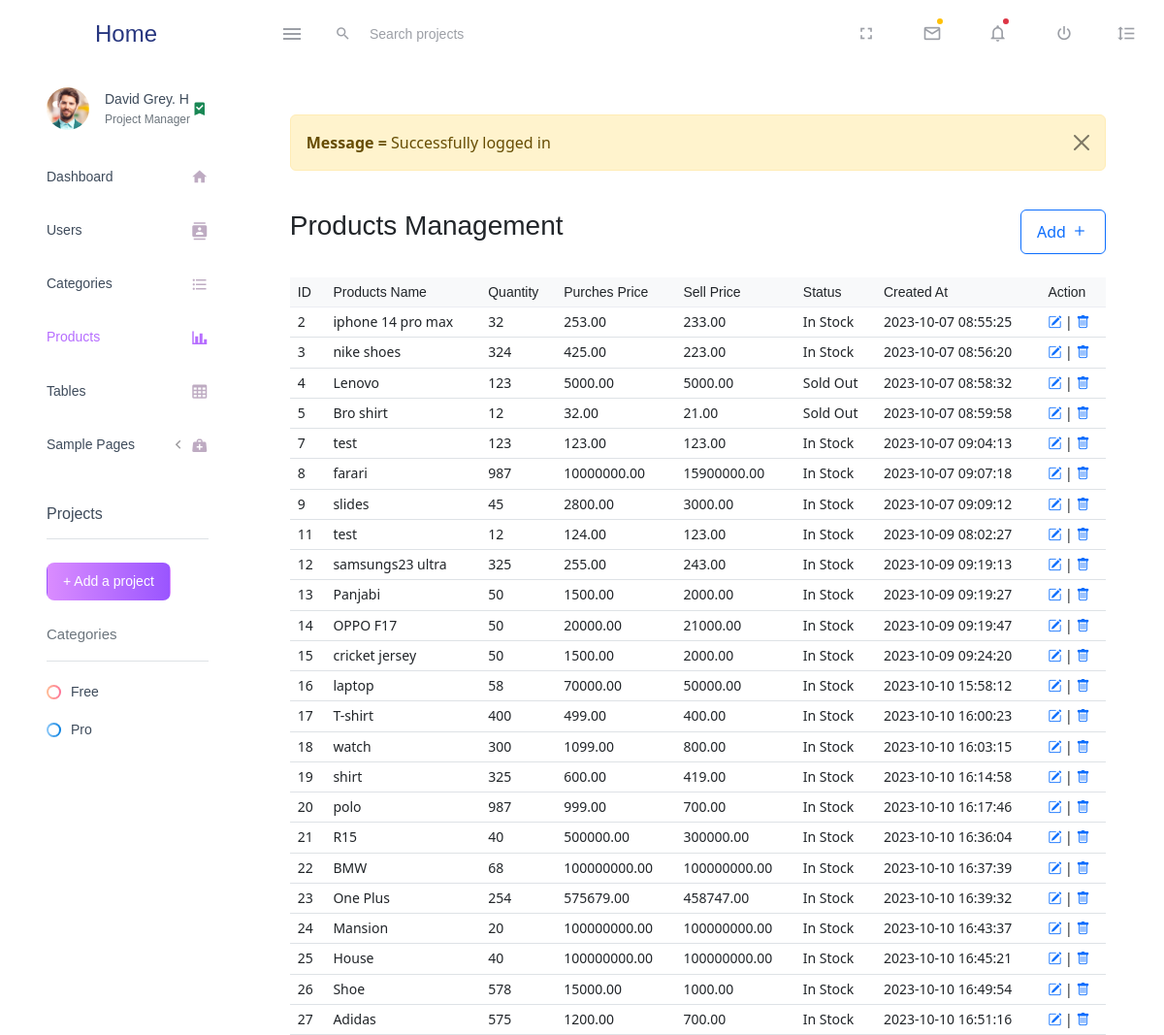
The app's page /dashboard/Products/products.php (signed in) with its own data.
### tables this page shows
CREATE TABLE `products` (
  `id` int(11) NOT NULL,
  `sku` varchar(60) DEFAULT NULL,
  `name` varchar(512) NOT NULL,
  `details` text NOT NULL,
  `shortdesc` varchar(256) NOT NULL,
  `category_id` int(11) NOT NULL,
  `quantity` int(11) NOT NULL DEFAULT 0,
  `pprice` float(10,2) NOT NULL,
  `sprice` float(10,2) NOT NULL,
  `tags` varchar(60) NOT NULL,
  `vat` float(4,2) NOT NULL DEFAULT 5.00,
  `status` set('0','1') NOT NULL DEFAULT '1',
  `op1` varchar(30) DEFAULT NULL,
  `op2` varchar(30) DEFAULT NULL,
  `created` timestamp NOT NULL DEFAULT current_timestamp(),
  `updated` timestamp NULL DEFAULT NULL ON UPDATE current_timestamp()
);

### src/Url.php (called while the page is built, shortened)
<?php
class Url
{
    public static function link($path)
    {
        return rtrim(Url::BASE_URL, '/') . '/' . $path;
    }
}

### dashboard/Products/products.php (the view, shortened to what this page needs)
<?php
$conn = DB::connect();
$query = "select * from products where 1";
$result = $conn->query($query);
?>
<?php $title = "All Products";
include "head.php" ?>
<div class="container-scroller">
    <?php $img = "../../assets/images/face4.jpg";
    include "../inc/Header.php" ?>
    <div class="container-fluid page-body-wrapper">
        <?php $img = "../../assets/images/face1.jpg";
        include "../inc/sidebar.php" ?>
        <main class="main-panel mt-5 mx-5">
            <?php include "../../shared/message.php"; ?>
            <div class="d-flex justify-content-between my-4">
                <h3>Products Management</h3>
                <a class="btn btn-outline-primary px-3 pb-2" href="productAdd.php"> Add <i class="bi bi-plus fs-5"></i></a>
            </div>
            <table class="table align-middle mb-0 bg-white">
                <thead class="bg-light">
                    <tr>
                        <th>ID</th>
                        <th>Products Name</th>
                        <th>Quantity</th>
                        <th>Purches Price</th>
                        <th>Sell Price</th>
                        <th>Status</th>
                        <th>Created At</th>
                        <th>Action</th>
                    </tr>
                </thead>
                <tbody>
                    <?php
                    if ($result->num_rows) {
                        while ($row = $result->fetch_assoc()) {
                            echo "<tr>
                        <td>{$row['id']}</td>
                        <td>{$row['name']}</td>
                        <td>{$row['quantity']}</td>
                        <td>{$row['sprice']}</td>
                        <td>{$row['pprice']}</td>
                        <td>" . ($row['status'] == 1 ? 'In Stock' : 'Sold Out') . "</td>
                        <td>{$row['created']}</td>
                        <td>
                        <a href='productEdit.php?id={$row['id']}' title='edit'><i class='bi bi-pencil-square'></i></a> |
                        <a onclick=\"return confirm('Are you sure?')\" href='productDelete.php?id={$row['id']}' title='delete'><i class='bi bi-trash'></i></a>
                        </td>
                        </tr>";
                        }
                    }
                    ?>
                </tbody>
            </table>
        </main>
    </div>
</div>
<?php include "footer.php" ?>

### dashboard/Products/head.php (shortened to what this page needs)
<!DOCTYPE html>
<html lang="en">
<head>
    <link rel="stylesheet" href="../../assets/css/bootstrap.css" />
    <link rel="stylesheet" href="https://cdn.jsdelivr.net/npm/bootstrap@5.2.3/dist/css/bootstrap.min.css" />
    <link rel="stylesheet" href="https://cdn.jsdelivr.net/npm/bootstrap-icons@1.3.0/font/bootstrap-icons.css">
    <link rel="stylesheet" href="../../assets/vendors/mdi/css/materialdesignicons.min.css" />
    <link rel="stylesheet" href="../../assets/css/mystyle.css" />
    <link href="https://cdnjs.cloudflare.com/ajax/libs/lightbox2/2.11.1/css/lightbox.min.css" rel="stylesheet">
</head>
<body>

### dashboard/inc/Header.php (shortened to what this page needs)
<?php
require_once(__DIR__ . '/../../src/Url.php');
?>
<nav class="navbar default-layout-navbar col-lg-12 col-12 p-0 fixed-top d-flex flex-row">
    <div class="text-center navbar-brand-wrapper d-flex align-items-center justify-content-center">
        <a class="navbar-brand brand-logo" href="<?= Url::link('') ?>">Home</a>
    </div>
    <div class="navbar-menu-wrapper d-flex align-items-stretch">
        <button class="navbar-toggler navbar-toggler align-self-center" type="button" data-toggle="minimize">
            <span class="mdi mdi-menu"></span>
        </button>
        <div class="search-field d-none d-md-block">
            <form class="d-flex align-items-center h-100" action="#">
                <div class="input-group">
                    <div class="input-group-prepend bg-transparent">
                        <i class="input-group-text border-0 mdi mdi-magnify"></i>
                    </div>
                    <input type="text" class="form-control bg-transparent border-0" placeholder="Search projects" />
                </div>
            </form>
        </div>
        <ul class="navbar-nav navbar-nav-right">
            <li class="nav-item d-none d-lg-block full-screen-link">
                <a class="nav-link">
                    <i class="mdi mdi-fullscreen" id="fullscreen-button"></i>
                </a>
            </li>
            <li class="nav-item dropdown">
                <a class="nav-link count-indicator dropdown-toggle" id="messageDropdown" href="#" data-bs-toggle="dropdown" aria-expanded="false">
                    <i class="mdi mdi-email-outline"></i>
                    <span class="count-symbol bg-warning"></span>
                </a>
            </li>
            <li class="nav-item dropdown">
                <a class="nav-link count-indicator dropdown-toggle" id="notificationDropdown" href="#" data-bs-toggle="dropdown">
                    <i class="mdi mdi-bell-outline"></i>
                    <span class="count-symbol bg-danger"></span>
                </a>
            </li>
            <li class="nav-item nav-logout d-none d-lg-block">
                <a class="nav-link" href="#">
                    <i class="mdi mdi-power"></i>
                </a>
            </li>
            <li class="nav-item nav-settings d-none d-lg-block">
                <a class="nav-link" href="#">
                    <i class="mdi mdi-format-line-spacing"></i>
                </a>
            </li>
        </ul>
    </div>
</nav>

### dashboard/inc/sidebar.php (shortened to what this page needs)
<?php
require_once(__DIR__ . '/../../src/Url.php');
?>
<nav class="sidebar sidebar-offcanvas" id="sidebar">
    <ul class="nav">
        <li class="nav-item nav-profile">
            <a href="#" class="nav-link">
                <div class="nav-profile-image">
                    <img src=<?= $img; ?> alt="profile" />
                </div>
                <div class="nav-profile-text d-flex flex-column">
                    <span class="font-weight-bold mb-2">David Grey. H</span>
                    <span class="text-secondary text-small">Project Manager</span>
                </div>
                <i class="mdi mdi-bookmark-check text-success nav-profile-badge"></i>
            </a>
        </li>
        <li class="nav-item">
            <a class="nav-link" href="<?= Url::link('/dashboard'); ?>">
                <span class="menu-title">Dashboard</span>
                <i class="mdi mdi-home menu-icon"></i>
            </a>
        </li>
        <li class="nav-item">
            <a class="nav-link" href="<?= Url::link('/dashboard/Users/users.php'); ?>">
                <span class="menu-title">Users</span>
                <i class="mdi mdi-contacts menu-icon"></i>
            </a>
        </li>
        <li class="nav-item">
            <a class="nav-link" href="<?= Url::link('/dashboard/Categories/categories.php'); ?>">
                <span class="menu-title">Categories</span>
                <i class="mdi mdi-format-list-bulleted menu-icon"></i>
            </a>
        </li>
        <li class="nav-item">
            <a class="nav-link" href="<?= Url::link('/dashboard/Products/products.php'); ?>">
                <span class="menu-title">Products</span>
                <i class="mdi mdi-chart-bar menu-icon"></i>
            </a>
        </li>
        <li class="nav-item">
            <a class="nav-link" href="pages/tables/basic-table.html">
                <span class="menu-title">Tables</span>
                <i class="mdi mdi-table-large menu-icon"></i>
            </a>
        </li>
        <li class="nav-item">
            <a class="nav-link" data-bs-toggle="collapse" href="#general-pages" aria-expanded="false" aria-controls="general-pages">
                <span class="menu-title">Sample Pages</span>
                <i class="menu-arrow"></i>
                <i class="mdi mdi-medical-bag menu-icon"></i>
            </a>
        </li>
        <li class="nav-item sidebar-actions">
            <span class="nav-link">
                <div class="border-bottom">
                    <h6 class="font-weight-normal mb-3">Projects</h6>
                </div>
                <button class="btn btn-block btn-lg btn-gradient-primary mt-4">
                    + Add a project
                </button>
                <div class="mt-4">
                    <div class="border-bottom">
                        <p class="text-secondary">Categories</p>
                    </div>
                    <ul class="gradient-bullet-list mt-4">
                        <li>Free</li>
                        <li>Pro</li>
                    </ul>
                </div>
            </span>
        </li>
    </ul>
</nav>

### shared/message.php (shortened to what this page needs)
<?php
if (isset($_SESSION['message'])) {
?>
    <div class="alert alert-warning alert-dismissible fade show" role="alert">
        <strong>Message = </strong> <?= $_SESSION['message']; ?>
        <button type="button" class="btn-close" data-bs-dismiss="alert" aria-label="Close"></button>
    </div>
<?php
}
?>

### dashboard/Products/footer.php (shortened to what this page needs)
</body>
</html>

### records on screen
products: id "2", name "iphone 14 pro max", quantity "32", sprice "253.00", pprice "233.00", status "In Stock", created "2023-10-07 08:55:25"
products: id "3", name "nike shoes", quantity "324", sprice "425.00", pprice "223.00", status "In Stock", created "2023-10-07 08:56:20"
products: id "4", name "Lenovo", quantity "123", sprice "5000.00", pprice "5000.00", status "Sold Out", created "2023-10-07 08:58:32"
products: id "5", name "Bro shirt", quantity "12", sprice "32.00", pprice "21.00", status "Sold Out", created "2023-10-07 08:59:58"
products: id "7", name "test", quantity "123", sprice "123.00", pprice "123.00", status "In Stock", created "2023-10-07 09:04:13"
products: id "8", name "farari", quantity "987", sprice "10000000.00", pprice "15900000.00", status "In Stock", created "2023-10-07 09:07:18"
products: id "9", name "slides", quantity "45", sprice "2800.00", pprice "3000.00", status "In Stock", created "2023-10-07 09:09:12"
products: id "11", name "test", quantity "12", sprice "124.00", pprice "123.00", status "In Stock", created "2023-10-09 08:02:27"
products: id "12", name "samsungs23 ultra", quantity "325", sprice "255.00", pprice "243.00", status "In Stock", created "2023-10-09 09:19:13"
products: id "13", name "Panjabi", quantity "50", sprice "1500.00", pprice "2000.00", status "In Stock", created "2023-10-09 09:19:27"
products: id "14", name "OPPO F17", quantity "50", sprice "20000.00", pprice "21000.00", status "In Stock", created "2023-10-09 09:19:47"
products: id "15", name "cricket jersey", quantity "50", sprice "1500.00", pprice "2000.00", status "In Stock", created "2023-10-09 09:24:20"
products: id "16", name "laptop", quantity "58", sprice "70000.00", pprice "50000.00", status "In Stock", created "2023-10-10 15:58:12"
products: id "17", name "T-shirt", quantity "400", sprice "499.00", pprice "400.00", status "In Stock", created "2023-10-10 16:00:23"
products: id "18", name "watch", quantity "300", sprice "1099.00", pprice "800.00", status "In Stock", created "2023-10-10 16:03:15"
products: id "19", name "shirt", quantity "325", sprice "600.00", pprice "419.00", status "In Stock", created "2023-10-10 16:14:58"
products: id "20", name "polo", quantity "987", sprice "999.00", pprice "700.00", status "In Stock", created "2023-10-10 16:17:46"
products: id "21", name "R15", quantity "40", sprice "500000.00", pprice "300000.00", status "In Stock", created "2023-10-10 16:36:04"
products: id "22", name "BMW", quantity "68", sprice "100000000.00", pprice "100000000.00", status "In Stock", created "2023-10-10 16:37:39"
products: id "23", name "One Plus", quantity "254", sprice "575679.00", pprice "458747.00", status "In Stock", created "2023-10-10 16:39:32"
products: id "24", name "Mansion", quantity "20", sprice "100000000.00", pprice "100000000.00", status "In Stock", created "2023-10-10 16:43:37"
products: id "25", name "House", quantity "40", sprice "100000000.00", pprice "100000000.00", status "In Stock", created "2023-10-10 16:45:21"
products: id "26", name "Shoe", quantity "578", sprice "15000.00", pprice "1000.00", status "In Stock", created "2023-10-10 16:49:54"
products: id "27", name "Adidas", quantity "575", sprice "1200.00", pprice "700.00", status "In Stock", created "2023-10-10 16:51:16"

### other values on screen
$_SESSION['message'] "Successfully logged in"
